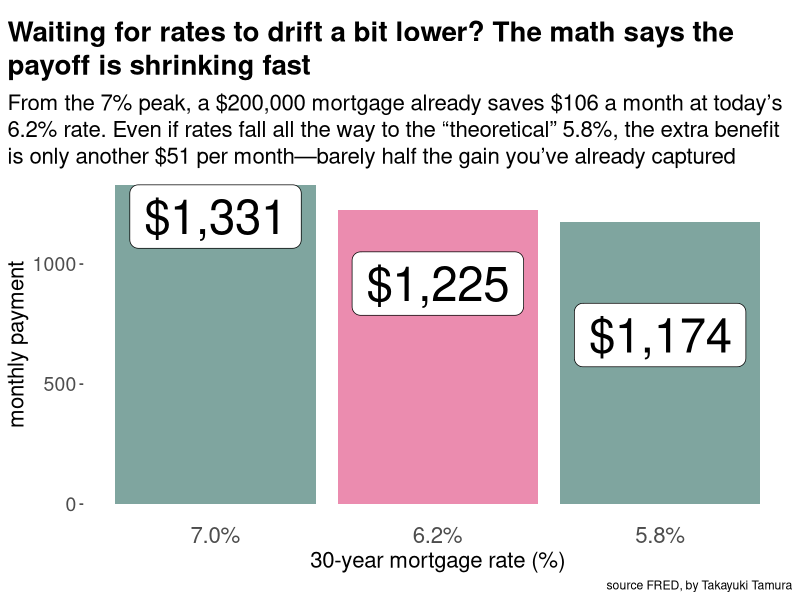

The R source for this figure:
library(tidyverse)
library(ggtext)

monthly_payment <- tribble(~"case", ~payment,
        1, 1331,
        2, 1225,
        3, 1174)

monthly_payment <- monthly_payment %>% 
  mutate("is_now" = case == 2)

monthly_payment %>% 
  ggplot(aes(x = case, y = payment, fill = is_now)) +
  geom_col( alpha = 0.5, show.legend = FALSE) +
  annotate("label",
           x = 1,
           y = 1331 *0.9,
           label = "$1,331", size = 12) +
  annotate("label",
           x = 2,
           y = 1225 * 0.75,
           label = "$1,225", size = 12) +
  annotate("label",
           x = 3,
           y = 1174 * 0.6,
           label = "$1,174", size = 12) +
  scale_fill_manual(breaks = c(FALSE, TRUE),
                    values = c("#004D40", "#D81B60")) +
  scale_x_continuous(breaks = seq(1,3),
                     labels = c("7.0%", "6.2%", "5.8%")) +
  labs(x = "30-year mortgage rate (%)",
       y = "monthly payment",
       title = "Waiting for rates to drift a bit lower? The math says the payoff is shrinking fast",
       subtitle = "From the 7% peak, a $200,000 mortgage already saves $106 a month at today’s 6.2% rate. Even if rates fall all the way to the “theoretical” 5.8%, the extra benefit is only another $51 per month—barely half the gain you’ve already captured",
       caption = "source FRED, by Takayuki Tamura") +
  theme(
    panel.background = element_blank(),
    plot.title.position = "plot",
    plot.title = element_textbox_simple(size = 20, face = "bold", margin = margin(t = 10, b = 10)),
    plot.subtitle = element_textbox_simple(size = 16),
    axis.title.x = element_text(size = 16),
    axis.text.x = element_text(size = 16),
    axis.ticks.x = element_blank(),
    axis.title.y = element_text(size = 16),
    axis.text.y = element_text(size = 14)
  )
